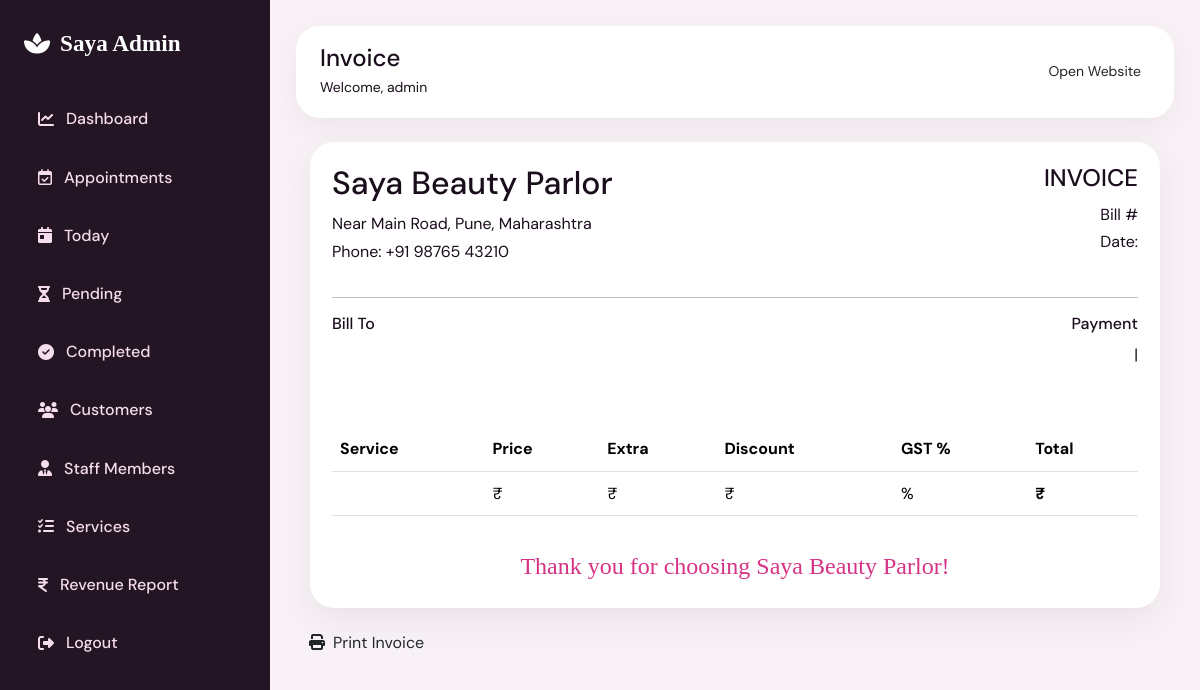
Page /bill/view/1 (signed in) on the earlier database version.
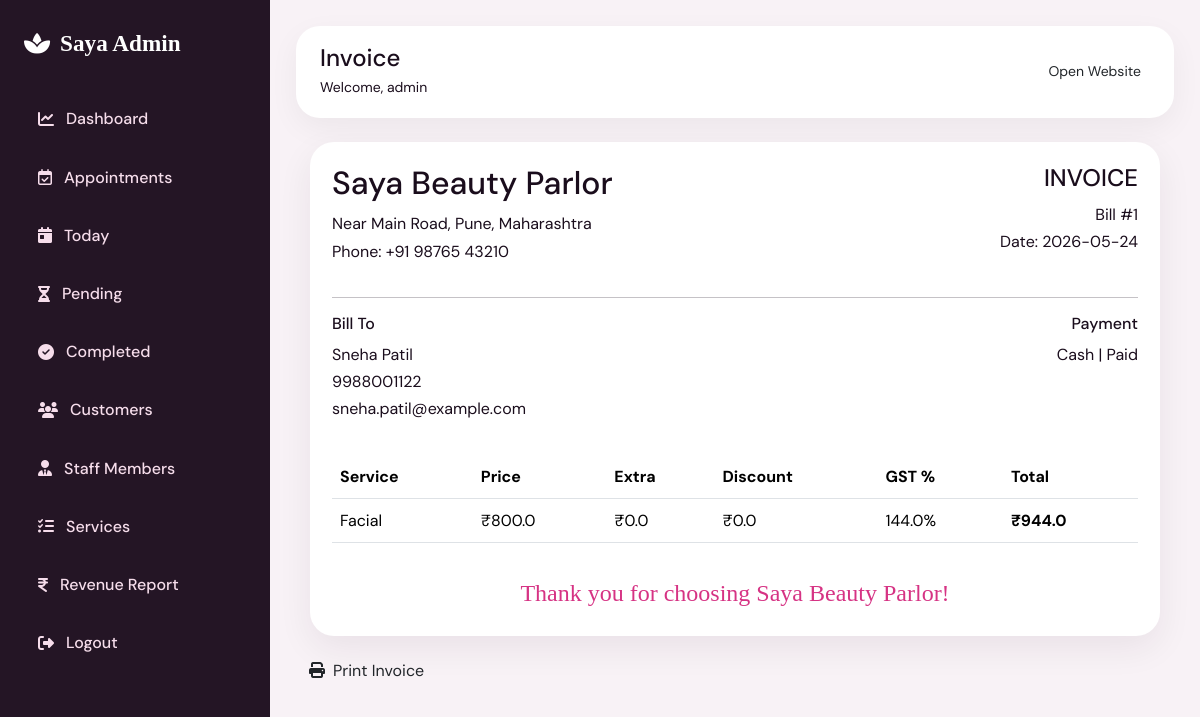
Same page on the later database version.
### tables this page shows
CREATE TABLE bills (
            id INTEGER PRIMARY KEY AUTOINCREMENT,
            appointment_id INTEGER NOT NULL,
            customer_id INTEGER,
            service_id INTEGER,
            service_price REAL NOT NULL DEFAULT 0,
            extra_charges REAL NOT NULL DEFAULT 0,
            discount REAL NOT NULL DEFAULT 0,
            gst REAL NOT NULL DEFAULT 0,
            final_amount REAL NOT NULL DEFAULT 0,
            payment_mode TEXT NOT NULL,
            payment_status TEXT NOT NULL DEFAULT 'Paid',
            bill_date TEXT NOT NULL,
            created_at TEXT NOT NULL,
            FOREIGN KEY(appointment_id) REFERENCES appointments(id),
            FOREIGN KEY(customer_id) REFERENCES customers(id),
            FOREIGN KEY(service_id) REFERENCES services(id)
        );

CREATE TABLE appointments (
            id INTEGER PRIMARY KEY AUTOINCREMENT,
            customer_name TEXT NOT NULL,
            mobile TEXT NOT NULL,
            email TEXT,
            service_id INTEGER,
            staff_id INTEGER,
            appointment_date TEXT NOT NULL,
            appointment_time TEXT NOT NULL,
            message TEXT,
            status TEXT NOT NULL DEFAULT 'Pending',
            created_at TEXT NOT NULL,
            FOREIGN KEY(service_id) REFERENCES services(id),
            FOREIGN KEY(staff_id) REFERENCES staff(id)
        );

CREATE TABLE services (
            id INTEGER PRIMARY KEY AUTOINCREMENT,
            name TEXT NOT NULL,
            category TEXT NOT NULL,
            description TEXT,
            price REAL NOT NULL DEFAULT 0,
            duration TEXT,
            status TEXT NOT NULL DEFAULT 'Active',
            created_at TEXT NOT NULL
        );

### app.py (the view)
@app.route("/bill/view/<int:bill_id>")
@login_required
def view_bill(bill_id):
    bill = query_one("""
        SELECT b.*, a.customer_name, a.mobile, a.email, s.name AS service_name
        FROM bills b
        LEFT JOIN appointments a ON b.appointment_id=a.id
        LEFT JOIN services s ON b.service_id=s.id
        WHERE b.id=?
    """, (bill_id,))
    return render_template("admin/view_bill.html", bill=bill)

### app.py (called while the page is built)
def login_required(view_func):
    @wraps(view_func)
    def wrapper(*args, **kwargs):
        if "user_id" not in session:
            flash("Please login to access manager dashboard.", "warning")
            return redirect(url_for("login"))
        return view_func(*args, **kwargs)
    return wrapper

def query_one(sql, params=()):
    conn = get_db_connection()
    row = conn.execute(sql, params).fetchone()
    conn.close()
    return row

@app.context_processor
def inject_now():
    return {"today_date": date.today().isoformat(), "current_year": datetime.now().year}

### database.py (called while the page is built)
def get_db_connection():
    os.makedirs(DB_DIR, exist_ok=True)
    conn = sqlite3.connect(DB_PATH)
    conn.row_factory = sqlite3.Row
    return conn

### templates/admin/view_bill.html
{% extends 'admin/admin_base.html' %}
{% block page_title %}Invoice{% endblock %}
{% block admin_content %}
<div class="invoice panel" id="invoiceArea">
  <div class="invoice-header"><div><h2>Saya Beauty Parlor</h2><p>Near Main Road, Pune, Maharashtra<br>Phone: +91 98765 43210</p></div><div class="text-end"><h4>INVOICE</h4><p>Bill #{{ bill.id }}<br>Date: {{ bill.bill_date }}</p></div></div>
  <hr>
  <div class="row"><div class="col-md-6"><h6>Bill To</h6><p>{{ bill.customer_name }}<br>{{ bill.mobile }}<br>{{ bill.email }}</p></div><div class="col-md-6 text-md-end"><h6>Payment</h6><p>{{ bill.payment_mode }} | {{ bill.payment_status }}</p></div></div>
  <table class="table mt-3"><thead><tr><th>Service</th><th>Price</th><th>Extra</th><th>Discount</th><th>GST %</th><th>Total</th></tr></thead><tbody><tr><td>{{ bill.service_name }}</td><td>₹{{ bill.service_price }}</td><td>₹{{ bill.extra_charges }}</td><td>₹{{ bill.discount }}</td><td>{{ bill.gst }}%</td><td><strong>₹{{ bill.final_amount }}</strong></td></tr></tbody></table>
  <div class="text-center thankyou">Thank you for choosing Saya Beauty Parlor!</div>
</div>
<button class="btn btn-rose mt-3" onclick="window.print()"><i class="fa-solid fa-print me-2"></i>Print Invoice</button>
{% endblock %}

Differences in the rows shown:
added bills: id "1", bill_date "2026-05-24", payment_mode "Cash", payment_status "Paid", service_price "800.0", extra_charges "0.0", discount "0.0", gst "144.0", final_amount "944.0"
added appointments: customer_name "Sneha Patil", mobile "9988001122", email "sneha.patil@example.com"
now on this page (row unchanged): services: service_name "Facial"
